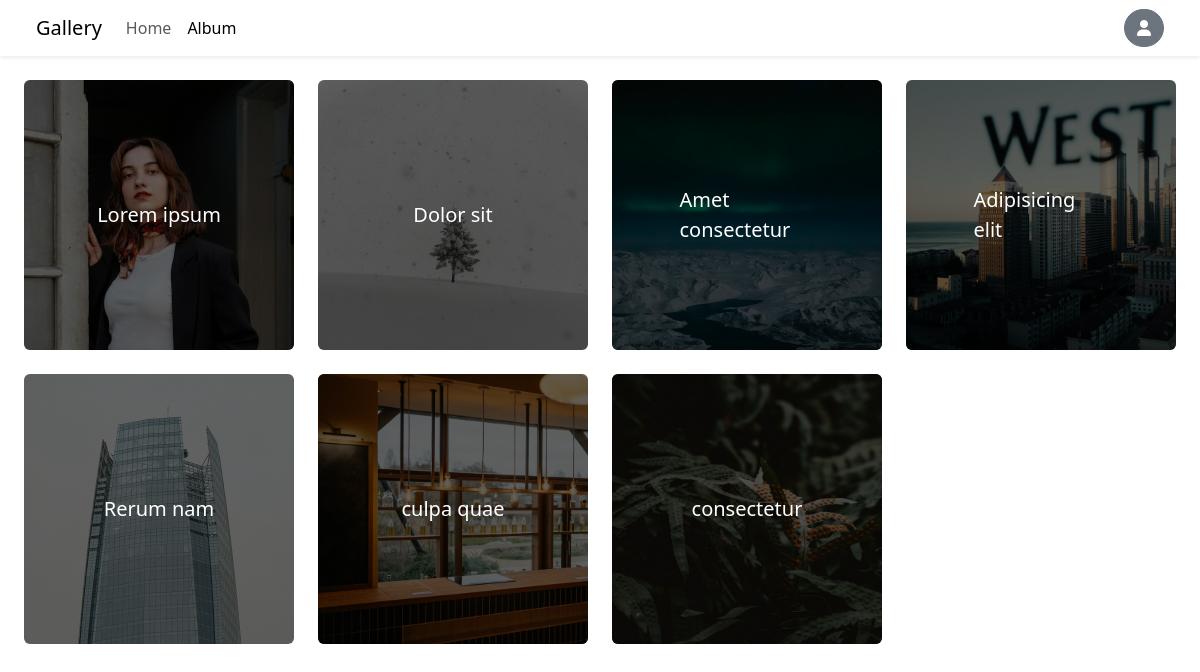
The app's page /galeri/album.php (signed in) with its own data.
### tables this page shows
CREATE TABLE `albums` (
  `album_id` int(11) NOT NULL,
  `user_id` int(11) NOT NULL,
  `title` varchar(100) NOT NULL,
  `description` text NOT NULL,
  `created_at` timestamp NOT NULL DEFAULT current_timestamp() ON UPDATE current_timestamp()
);

CREATE TABLE `photos` (
  `photo_id` int(11) NOT NULL,
  `user_id` int(11) NOT NULL,
  `album_id` int(11) NOT NULL,
  `title` varchar(100) NOT NULL,
  `description` text NOT NULL,
  `image_path` varchar(255) NOT NULL,
  `created_at` timestamp NOT NULL DEFAULT current_timestamp() ON UPDATE current_timestamp()
);

### galeri/album.php (the view, shortened to what this page needs)
<?php
require_once("database.php");
$sql = "SELECT * FROM albums";
$albums = $db->prepare($sql);
$albums->execute();
?>
<!doctype html>
<html lang="en">
<head>
    <link href="https://cdn.jsdelivr.net/npm/bootstrap@5.3.2/dist/css/bootstrap.min.css" rel="stylesheet">
    <link rel="stylesheet" href="https://cdnjs.cloudflare.com/ajax/libs/font-awesome/6.0.0/css/all.min.css">
</head>
<body>
    <nav class="navbar navbar-expand-lg mb-4 px-4 shadow-sm">
        <div class="container-fluid">
            <a class="navbar-brand" href="#">Gallery</a>
            <div class="collapse navbar-collapse" id="navbarSupportedContent">
                <ul class="navbar-nav me-auto mb-2 mb-lg-0">
                    <li class="nav-item">
                        <a class="nav-link" aria-current="page" href="index.php">Home</a>
                    </li>
                    <li class="nav-item">
                        <a class="nav-link active" href="album.php">Album</a>
                    </li>
                </ul>
                <?php if (isset($_SESSION['user']) && !empty($_SESSION['user'])) { ?>
                    <div class="dropdown">
                        <button class="btn btn-secondary rounded-pill" type="button" data-bs-toggle="dropdown" aria-expanded="false">
                            <i class="fas fa-user"></i>
                        </button>
                    </div> <?php } else { ?>
                    <a href="login.php" class="btn btn-primary">Login</a>
                <?php } ?>
            </div>
        </div>
    </nav>
    <div class="m-4">
        <div class="row">
            <?php foreach ($albums as $album) {
                $sql = "SELECT * FROM photos WHERE album_id=:album_id";
                $stmt = $db->prepare($sql);
                $params = array(
                    ":album_id" => $album["album_id"]
                );
                $stmt->execute($params);
                $photos = $stmt->fetch(PDO::FETCH_ASSOC);
            ?>
                <div class="col-md-6 col-lg-3 mb-4">
                    <a href="lihat_album.php?id=<?php echo $album["album_id"]; ?>">
                        <div class="position-relative shadow-1-strong rounded" style="height:270px; background-image: url('<?php echo $photos["image_path"] ?>'); background-size: cover; object-fit: cover;">
                            <div class="h-100 shadow-1-strong rounded" style="background-color: rgba(0, 0, 0, 0.6);">
                                <div class="position-absolute top-50 start-50 translate-middle text-white">
                                    <span class="lead fw-normal"><?php echo $album["title"]; ?></span>
                                </div>
                            </div>
                        </div>
                    </a>
                </div>
            <?php } ?>
        </div>
    </div>
</body>
</html>

### records on screen
albums: photos.image_path (picture), title "Lorem ipsum"
albums: photos.image_path (picture), title "Dolor sit"
albums: photos.image_path (picture), title "Amet consectetur"
albums: photos.image_path (picture), title "Adipisicing elit"
albums: photos.image_path (picture), title "Rerum nam"
albums: photos.image_path (picture), title "culpa quae"
albums: photos.image_path (picture), title "consectetur"
